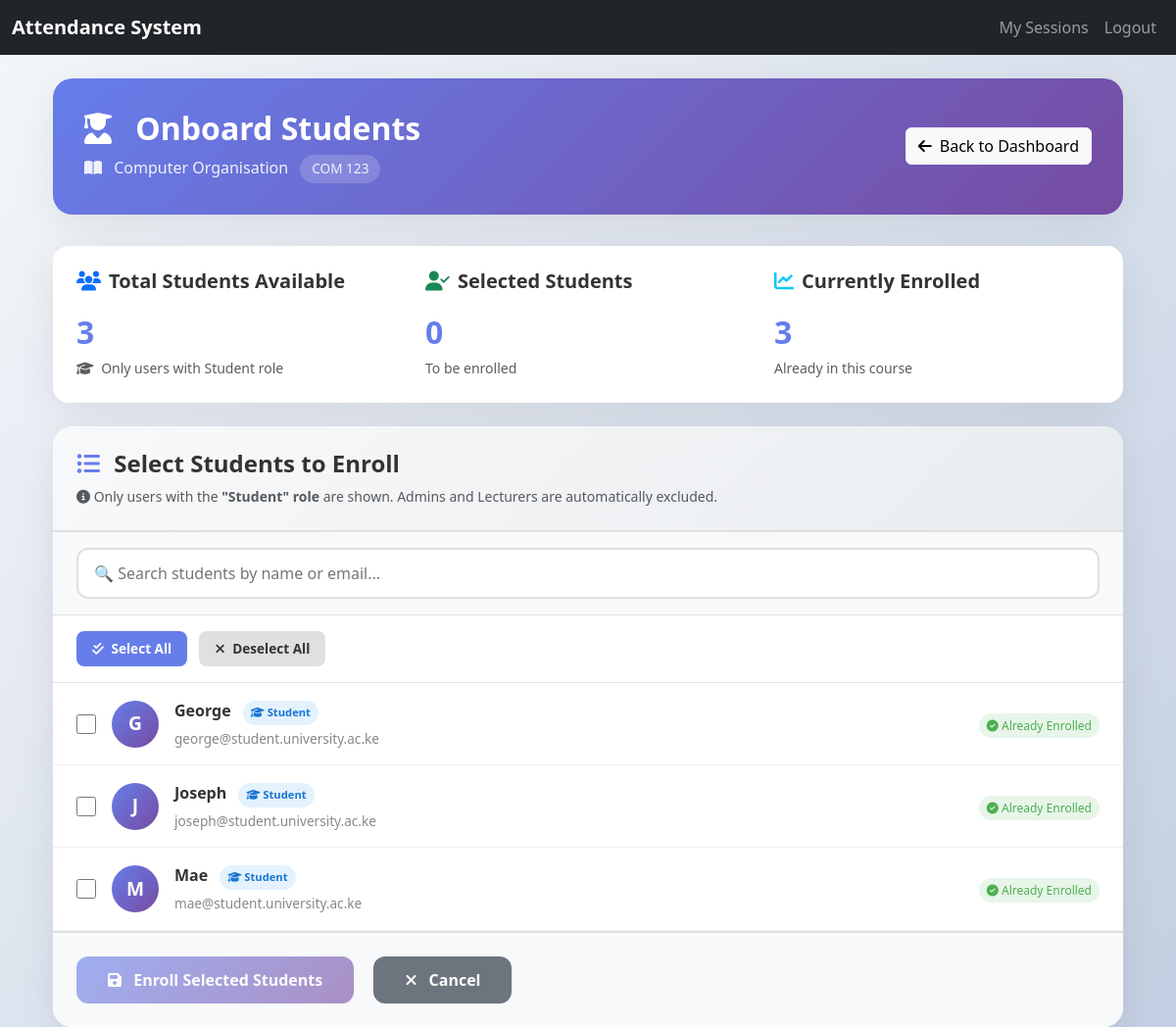
Page /lecturer/onboard-students/1/ (signed in) on the committed database.
### StudentScanner/models.py (models this page shows, shortened)
class Course(models.Model):
    programs = models.ManyToManyField(Program, related_name="courses")
    name = models.CharField(max_length=100)
    code = models.CharField(max_length=20, unique=True)
    students = models.ManyToManyField(CustomUser, related_name="enrolled_courses", blank=True)
    default_latitude = models.FloatField(null=True, blank=True)
    default_longitude = models.FloatField(null=True, blank=True)

### UserLogin/models.py (models this page shows, shortened)
class CustomUser(AbstractUser):
    program = models.ForeignKey(
        Program,
        on_delete=models.SET_NULL,
        null=True,
        blank=True,
        related_name="student_users"   # ✅ unique reverse accessor
    )
    programs = models.ManyToManyField(
        Program,
        blank=True,
        related_name="customuser_lecturers"   # ✅ unique reverse accessor
    )
    ROLE_CHOICES = (
        ('student', 'Student'),
        ('lecturer', 'Lecturer'),
        ('admin', 'Admin'),
    )
    role = models.CharField(max_length=20, choices=ROLE_CHOICES, default='student')

### UserLogin/decorators.py (the view)
    def wrapper(request, *args, **kwargs):
        if not request.user.is_authenticated or request.user.role != 'lecturer':
            return redirect('landing')
        return view_func(request, *args, **kwargs)

### LecturerDashboard/templates/LecturerDashboard/onboard_students.html (shortened to what this page needs)
{% extends 'base.html' %} {% load static %} {% block content %}
<div class="container mt-4 fade-in">
  <div class="page-header">
    <div class="row align-items-center">
      <div class="col-md-8">
        <h2>
          <i class="fas fa-user-graduate me-3"></i>
          Onboard Students
        </h2>
        <div class="course-info">
          <i class="fas fa-book-open me-2"></i>
          {{ course.name }}
          <span class="course-code">{{ course.code }}</span>
        </div>
      </div>
      <div class="col-md-4 text-md-end mt-3 mt-md-0">
        <a href="{% url 'lecturer_dashboard' %}" class="btn btn-light">
          <i class="fas fa-arrow-left me-2"></i>Back to Dashboard
        </a>
      </div>
    </div>
  </div>
  <div class="stats-card">
    <div class="row">
      <div class="col-md-4 mb-3 mb-md-0">
        <h5>
          <i class="fas fa-users text-primary me-2"></i>Total Students Available
        </h5>
        <div class="stats-number" id="totalStudents">{{ total_students }}</div>
        <small class="text-muted">
          <i class="fas fa-graduation-cap me-1"></i>
          Only users with Student role
        </small>
      </div>
      <div class="col-md-4 mb-3 mb-md-0">
        <h5>
          <i class="fas fa-user-check text-success me-2"></i>Selected Students
        </h5>
        <div class="stats-number" id="selectedCount">0</div>
        <small class="text-muted">To be enrolled</small>
      </div>
      <div class="col-md-4">
        <h5>
          <i class="fas fa-chart-line text-info me-2"></i>Currently Enrolled
        </h5>
        <div class="stats-number">{{ course.students.count }}</div>
        <small class="text-muted">Already in this course</small>
      </div>
    </div>
  </div>
  <div class="students-card">
    <div class="students-card-header">
      <h4>
        <i class="fas fa-list-ul"></i>
        Select Students to Enroll
      </h4>
      <p class="text-muted mb-0 mt-2 small">
        <i class="fas fa-info-circle"></i>
        Only users with the <strong>"Student" role</strong> are shown. Admins
        and Lecturers are automatically excluded.
      </p>
    </div>
    <form method="post" id="onboardForm">
      <div class="search-bar">
        <input
          type="text"
          class="search-input"
          id="searchStudents"
          placeholder="🔍 Search students by name or email..."
          value="{{ search_query }}"
        />
      </div>
      <div class="batch-actions">
        <button
          type="button"
          class="batch-btn batch-btn-primary me-2"
          onclick="selectAll()"
        >
          <i class="fas fa-check-double me-1"></i> Select All
        </button>
        <button
          type="button"
          class="batch-btn batch-btn-secondary"
          onclick="deselectAll()"
        >
          <i class="fas fa-times me-1"></i> Deselect All
        </button>
      </div>
      <div class="students-list" id="studentsList">
        {% for student in students %}
        <div
          class="student-item"
          data-student-id="{{ student.id }}"
          data-student-name="{{ student.username|lower }} {{ student.email|lower }}"
        >
          <input
            type="checkbox"
            name="students"
            value="{{ student.id }}"
            id="student_{{ student.id }}"
            class="student-checkbox"
            {%
            if
            student.id
            in
            enrolled_ids
            %}disabled{%
            endif
            %}
          />
          <div class="student-avatar">{{ student.username|first|upper }}</div>
          <div class="student-info">
            <div class="student-name">
              {{ student.get_full_name|default:student.username }}
              <span class="student-role-badge ms-2">
                <i class="fas fa-graduation-cap"></i> Student
              </span>
            </div>
            <div class="student-email">{{ student.email }}</div>
          </div>
          <div>
            {% if student.id in enrolled_ids %}
            <span class="student-status">
              <i class="fas fa-check-circle"></i> Already Enrolled
            </span>
            {% endif %}
          </div>
        </div>
        {% endfor %}
      </div>
      <div class="form-actions">
        <button type="submit" class="btn-primary-custom" id="submitBtn">
          <i class="fas fa-save me-2"></i>
          Enroll Selected Students
        </button>
        <a href="{% url 'lecturer_dashboard' %}" class="btn-secondary-custom">
          <i class="fas fa-times me-2"></i>
          Cancel
        </a>
      </div>
    </form>
  </div>
</div>
{% endblock %}

### LecturerDashboard/templates/LecturerDashboard/onboard_students.html (style rules this page uses)
:root { --primary-gradient: linear-gradient(135deg, #667eea 0%, #764ba2 100%); --card-shadow: 0 10px 40px rgba(0, 0, 0, 0.08); --card-hover-shadow: 0 20px 60px rgba(0, 0, 0, 0.12); --transition: all 0.3s ease; }
body { background: linear-gradient(135deg, #f5f7fa 0%, #c3cfe2 100%); min-height: 100vh; }
.page-header { background: var(--primary-gradient); border-radius: 20px; padding: 2rem; margin-bottom: 2rem; color: white; box-shadow: var(--card-shadow); }
.page-header h2 { font-size: 2rem; font-weight: 700; margin-bottom: 0.5rem; }
.page-header .course-info { opacity: 0.9; margin-bottom: 0; }
.page-header .course-code { display: inline-block; background: rgba(255, 255, 255, 0.2); padding: 0.25rem 0.75rem; border-radius: 20px; font-size: 0.85rem; margin-left: 0.5rem; }
.stats-card { background: white; border-radius: 16px; padding: 1.5rem; margin-bottom: 1.5rem; box-shadow: var(--card-shadow); }
.stats-card h5 { color: #333; margin-bottom: 1rem; font-weight: 600; }
.stats-number { font-size: 2rem; font-weight: 700; color: #667eea; }
.students-card { background: white; border-radius: 20px; box-shadow: var(--card-shadow); overflow: hidden; }
.students-card-header { background: linear-gradient(135deg, #f8f9fa 0%, #e9ecef 100%); padding: 1.5rem; border-bottom: 2px solid #e0e0e0; }
.students-card-header h4 { margin: 0; color: #333; font-weight: 600; }
.students-card-header h4 i { color: #667eea; margin-right: 0.5rem; }
.search-bar { background: #f8f9fa; padding: 1rem 1.5rem; border-bottom: 1px solid #e0e0e0; }
.search-input { width: 100%; padding: 0.75rem 1rem; border: 2px solid #e0e0e0; border-radius: 12px; font-size: 1rem; transition: var(--transition); }
.batch-actions { padding: 1rem 1.5rem; border-bottom: 1px solid #e0e0e0; background: white; }
.batch-btn { padding: 0.5rem 1rem; border: none; border-radius: 8px; font-size: 0.85rem; font-weight: 600; transition: var(--transition); cursor: pointer; }
.batch-btn-primary { background: #667eea; color: white; }
.batch-btn-secondary { background: #e0e0e0; color: #333; }
.students-list { max-height: 500px; overflow-y: auto; }
.student-item { display: flex; align-items: center; padding: 1rem 1.5rem; border-bottom: 1px solid #f0f0f0; transition: var(--transition); cursor: pointer; }
.student-checkbox { margin-right: 1rem; width: 20px; height: 20px; cursor: pointer; accent-color: #667eea; }
.student-avatar { width: 48px; height: 48px; background: var(--primary-gradient); border-radius: 50%; display: flex; align-items: center; justify-content: center; color: white; font-weight: 700; font-size: 1.2rem; margin-right: 1rem; }
.student-info { flex: 1; }
.student-name { font-weight: 600; color: #333; margin-bottom: 0.25rem; }
.student-email { font-size: 0.85rem; color: #888; }
.student-role-badge { font-size: 0.7rem; padding: 0.25rem 0.5rem; border-radius: 20px; background: #e3f2fd; color: #1976d2; display: inline-block; }
.student-status { font-size: 0.75rem; padding: 0.25rem 0.5rem; border-radius: 20px; background: #e8f5e9; color: #4caf50; }
.form-actions { padding: 1.5rem; background: #f8f9fa; border-top: 2px solid #e0e0e0; }
.btn-primary-custom { background: var(--primary-gradient); color: white; border: none; padding: 0.75rem 2rem; border-radius: 12px; font-weight: 600; transition: var(--transition); cursor: pointer; }
.btn-primary-custom:disabled { opacity: 0.6; cursor: not-allowed; }
.btn-secondary-custom { background: #6c757d; color: white; border: none; padding: 0.75rem 2rem; border-radius: 12px; font-weight: 600; transition: var(--transition); text-decoration: none; display: inline-block; text-align: center; margin-left: 1rem; }
.fade-in { animation: fadeIn 0.5s ease-in; }

### rows in the picture
Course: name "Computer Organisation", code "COM 123", students.count "3"
CustomUser: username|first "G", get_full_name "George", email "george@student.university.ac.ke", shows "Already Enrolled"
CustomUser: username|first "J", get_full_name "Joseph", email "joseph@student.university.ac.ke", shows "Already Enrolled"
CustomUser: username|first "M", get_full_name "Mae", email "mae@student.university.ac.ke", shows "Already Enrolled"

### other values in the picture
{{ total_students }} "3"
